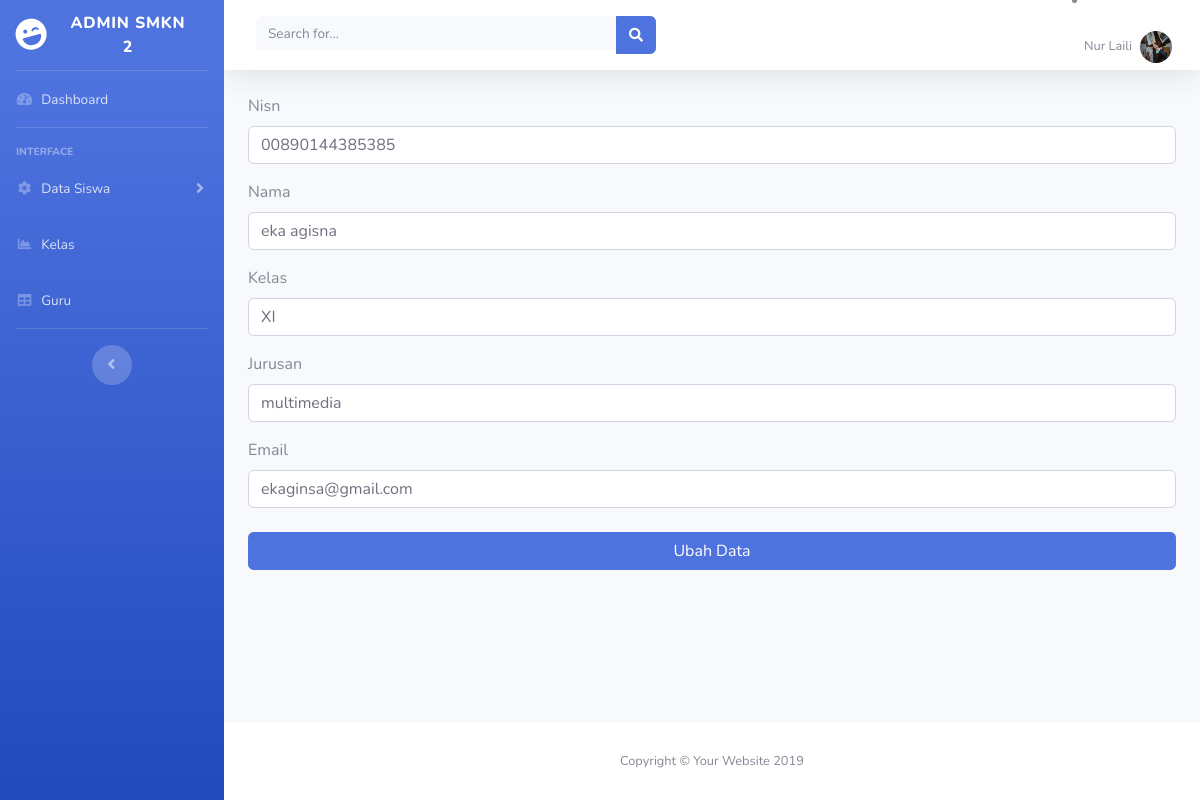
Page /?hal=edit_siswa&id=1 on the committed database.
### tables this page shows
CREATE TABLE `siswa` (
  `id` int(20) NOT NULL,
  `nisn` varchar(30) NOT NULL,
  `nama` varchar(50) NOT NULL,
  `kelas` varchar(30) NOT NULL,
  `jurusan` varchar(20) NOT NULL,
  `email` varchar(20) NOT NULL
);

### halaman/function.php (called while the page is built, shortened)
<?php
	$connect = mysqli_connect("localhost", "root", "", "db_sekolah");
	function query($query) {
		global $connect;
		$result = mysqli_query($connect, $query);
		$rows = [];
		while ($row = mysqli_fetch_assoc($result)) {
			$rows[] = $row;
		}
		return $rows;
	}
 ?>

### halaman/edit_siswa.php (the view, shortened to what this page needs)
<?php
require 'function.php';
$id = $_GET['id'];
    $data = query("SELECT * FROM siswa WHERE id = $id")[0];
 ?>
<!DOCTYPE html>
<html lang="en">
<head>
</head>
<body>
	<form action="" method="post">
	<div class="form-group">
        <label for="nip">Nisn</label>
        <input type="text" class="form-control form-control-user" id="nip" name="nisn" value="<?= $data["nisn"];?>">
    </div>
    <div class="form-group">
        <label for="nama">Nama</label>
        <input type="text" class="form-control form-control-user" id="nama" name="nama" value="<?= $data["nama"];?>">
    </div>
    <div class="form-group">
        <label for="kelas">Kelas</label>
        <input type="text" class="form-control form-control-user" id="alamat" name="alamat" value="<?= $data["kelas"];?>">
	</div>
    <div class="form-group">
        <label for="email">Jurusan</label>
        <input type="text" class="form-control form-control-user" id="jurusan" name="jurusan" value="<?= $data["jurusan"];?>">
    </div>
     <div class="form-group">
        <label for="email">Email</label>
        <input type="text" class="form-control form-control-user" id="email" name="email" value="<?= $data["email"];?>">
    </div>
    <button type="submit" name="submit" class="btn btn-primary btn-block mb-4 mt-4">Ubah Data</button>
	</form>
</body>
</html>

### rows in the picture
siswa: nisn "00890144385385", nama "eka agisna", alamat "XI", jurusan "multimedia", email "ekaginsa@gmail.com"
